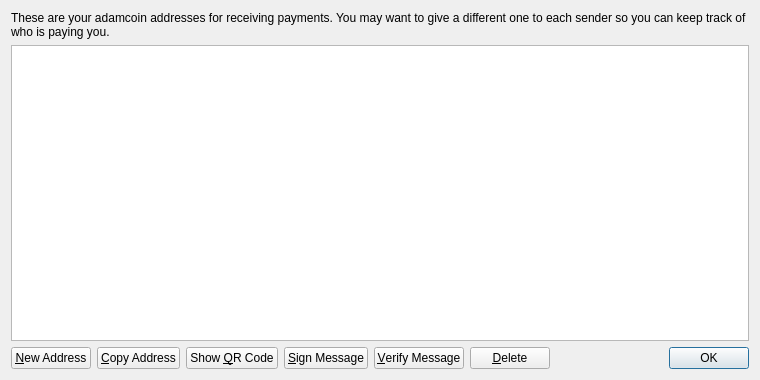
<?xml version="1.0" encoding="UTF-8"?>
<ui version="4.0">
 <class>AddressBookPage</class>
 <widget class="QWidget" name="AddressBookPage">
  <property name="geometry">
   <rect>
    <x>0</x>
    <y>0</y>
    <width>760</width>
    <height>380</height>
   </rect>
  </property>
  <property name="windowTitle">
   <string>Address Book</string>
  </property>
  <layout class="QVBoxLayout" name="verticalLayout">
   <item>
    <widget class="QLabel" name="labelExplanation">
     <property name="text">
      <string>These are your adamcoin addresses for receiving payments. You may want to give a different one to each sender so you can keep track of who is paying you.</string>
     </property>
     <property name="textFormat">
      <enum>Qt::PlainText</enum>
     </property>
     <property name="wordWrap">
      <bool>true</bool>
     </property>
    </widget>
   </item>
   <item>
    <widget class="QTableView" name="tableView">
     <property name="contextMenuPolicy">
      <enum>Qt::CustomContextMenu</enum>
     </property>
     <property name="toolTip">
      <string>Double-click to edit address or label</string>
     </property>
     <property name="tabKeyNavigation">
      <bool>false</bool>
     </property>
     <property name="alternatingRowColors">
      <bool>true</bool>
     </property>
     <property name="selectionMode">
      <enum>QAbstractItemView::SingleSelection</enum>
     </property>
     <property name="selectionBehavior">
      <enum>QAbstractItemView::SelectRows</enum>
     </property>
     <property name="sortingEnabled">
      <bool>true</bool>
     </property>
     <attribute name="verticalHeaderVisible">
      <bool>false</bool>
     </attribute>
    </widget>
   </item>
   <item>
    <layout class="QHBoxLayout" name="horizontalLayout">
     <item>
      <widget class="QPushButton" name="newAddressButton">
       <property name="toolTip">
        <string>Create a new address</string>
       </property>
       <property name="text">
        <string>&amp;New Address</string>
       </property>
       <property name="icon">
        <iconset resource="../bitcoin.qrc">
         <normaloff>:/icons/add</normaloff>:/icons/add</iconset>
       </property>
      </widget>
     </item>
     <item>
      <widget class="QPushButton" name="copyToClipboard">
       <property name="toolTip">
        <string>Copy the currently selected address to the system clipboard</string>
       </property>
       <property name="text">
        <string>&amp;Copy Address</string>
       </property>
       <property name="icon">
        <iconset resource="../bitcoin.qrc">
         <normaloff>:/icons/editcopy</normaloff>:/icons/editcopy</iconset>
       </property>
      </widget>
     </item>
     <item>
      <widget class="QPushButton" name="showQRCode">
       <property name="text">
        <string>Show &amp;QR Code</string>
       </property>
       <property name="icon">
        <iconset resource="../bitcoin.qrc">
         <normaloff>:/icons/qrcode</normaloff>:/icons/qrcode</iconset>
       </property>
      </widget>
     </item>
     <item>
      <widget class="QPushButton" name="signMessage">
       <property name="toolTip">
        <string>Sign a message to prove you own a Bitcoin address</string>
       </property>
       <property name="text">
        <string>&amp;Sign Message</string>
       </property>
       <property name="icon">
        <iconset resource="../bitcoin.qrc">
         <normaloff>:/icons/edit</normaloff>:/icons/edit</iconset>
       </property>
      </widget>
     </item>
     <item>
      <widget class="QPushButton" name="verifyMessage">
       <property name="toolTip">
        <string>Verify a message to ensure it was signed with a specified Bitcoin address</string>
       </property>
       <property name="text">
        <string>&amp;Verify Message</string>
       </property>
       <property name="icon">
        <iconset resource="../bitcoin.qrc">
         <normaloff>:/icons/transaction_0</normaloff>:/icons/transaction_0</iconset>
       </property>
      </widget>
     </item>
     <item>
      <widget class="QPushButton" name="deleteButton">
       <property name="toolTip">
        <string>Delete the currently selected address from the list. Only sending addresses can be deleted.</string>
       </property>
       <property name="text">
        <string>&amp;Delete</string>
       </property>
       <property name="icon">
        <iconset resource="../bitcoin.qrc">
         <normaloff>:/icons/remove</normaloff>:/icons/remove</iconset>
       </property>
      </widget>
     </item>
     <item>
      <spacer name="horizontalSpacer">
       <property name="orientation">
        <enum>Qt::Horizontal</enum>
       </property>
       <property name="sizeHint" stdset="0">
        <size>
         <width>40</width>
         <height>20</height>
        </size>
       </property>
      </spacer>
     </item>
     <item>
      <widget class="QDialogButtonBox" name="buttonBox">
       <property name="sizePolicy">
        <sizepolicy hsizetype="Maximum" vsizetype="Fixed">
         <horstretch>0</horstretch>
         <verstretch>0</verstretch>
        </sizepolicy>
       </property>
       <property name="standardButtons">
        <set>QDialogButtonBox::Ok</set>
       </property>
      </widget>
     </item>
    </layout>
   </item>
  </layout>
 </widget>
 <resources>
  <include location="../bitcoin.qrc"/>
 </resources>
 <connections/>
</ui>
